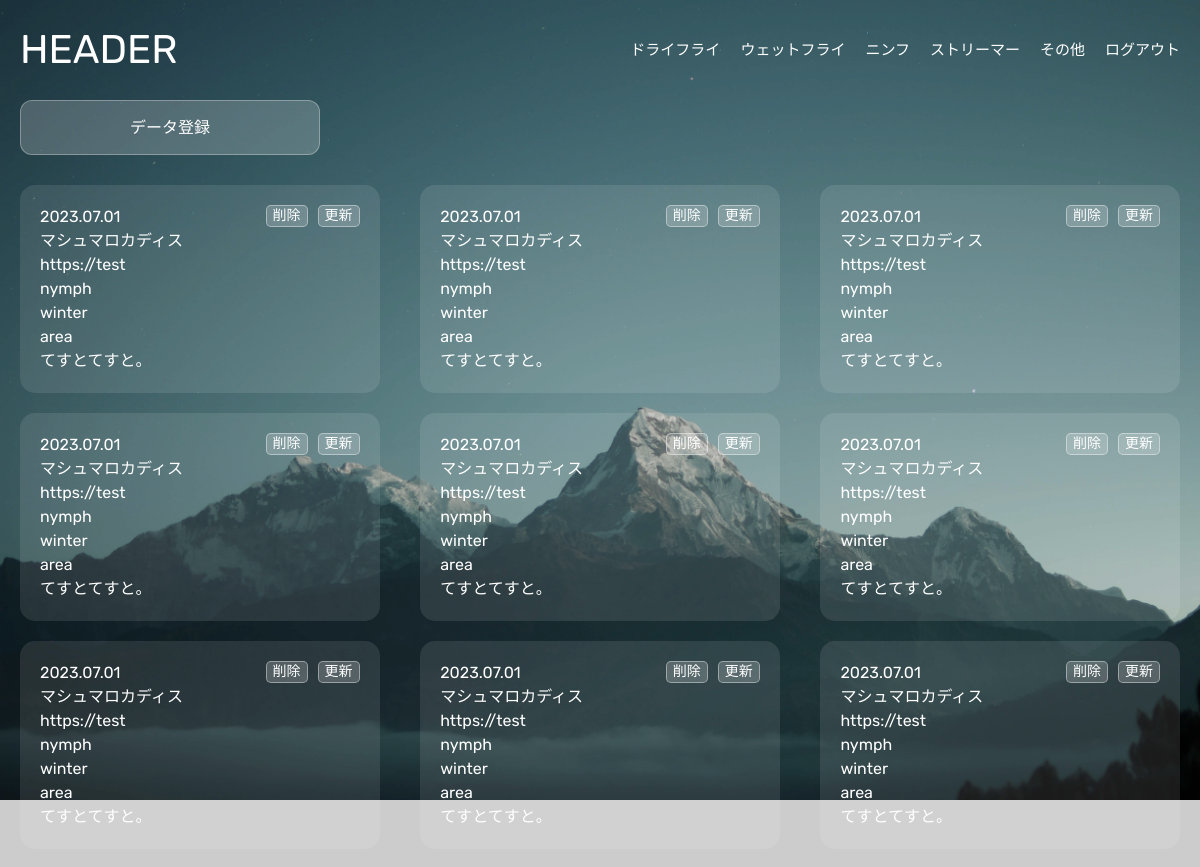
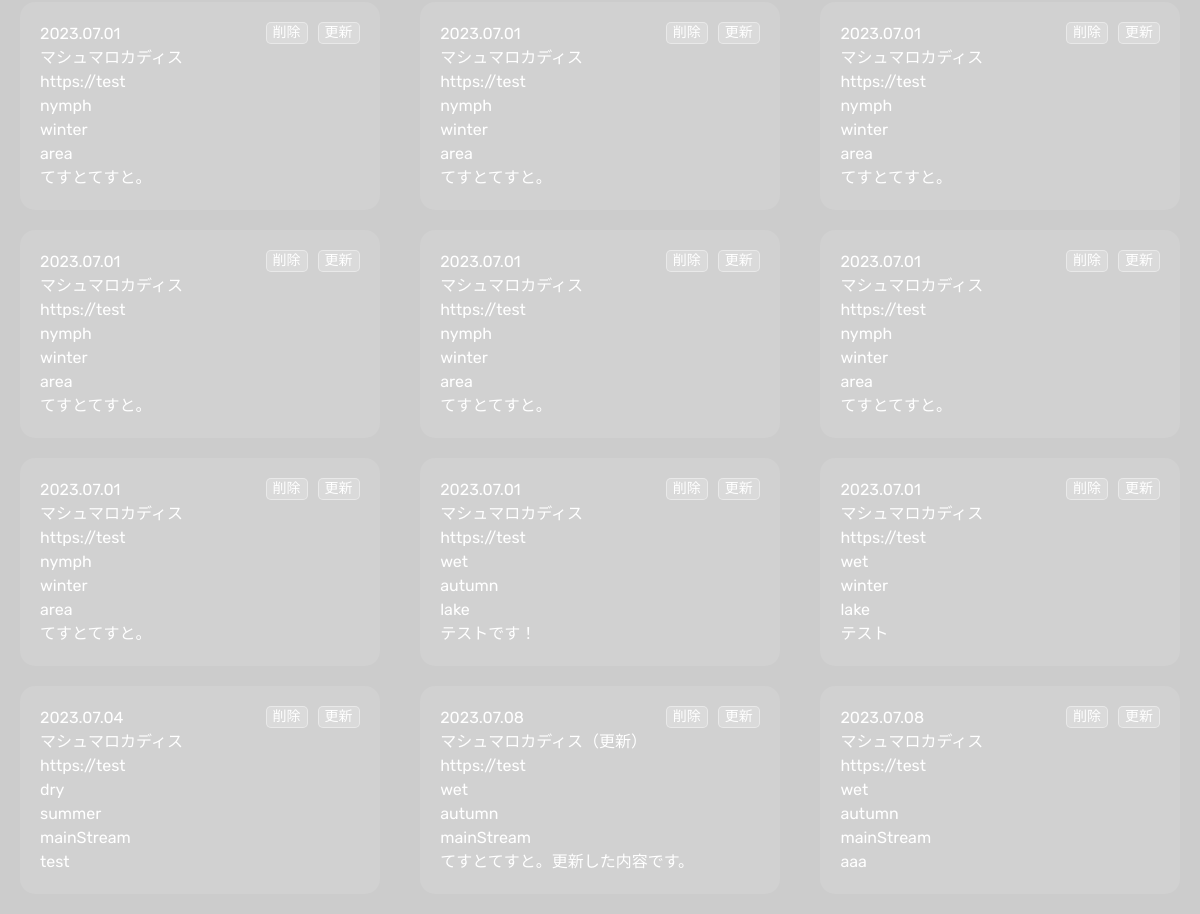
The app's page /select.php (signed in) with its own data (2 pictures, top to bottom).
### tables this page shows
CREATE TABLE `gs_bm_table` (
  `id` int(12) NOT NULL,
  `recipeName` varchar(64) NOT NULL,
  `recipeURL` text NOT NULL,
  `category` text NOT NULL,
  `season` text NOT NULL,
  `area` text NOT NULL,
  `comment` text NOT NULL,
  `date` datetime NOT NULL
);

### funcs.php (called while the page is built, shortened)
<?php
function h($str) {
    return htmlspecialchars($str, ENT_QUOTES, 'UTF-8');
}

### select.php (the view, shortened to what this page needs)
<?php
require_once('funcs.php');
$pdo = db_conn();
$stmt = $pdo->prepare('SELECT * FROM gs_bm_table');
$status = $stmt->execute();
$view = '';
if ($status == false) {
    sql_error($stmt);
}else{
  while( $result = $stmt->fetch(PDO::FETCH_ASSOC)){
    $view .= "<li class='item'>".
    "<div class='btn-list'>";
    if ($_SESSION['kanri_flg'] === 1){
      $view .= "<a class='delete-btn' href='delete.php?id=". $result['id'] ."'>削除</a>";
    }
    $view .= "<a class='detail-btn' href='detail.php?id=". $result['id'] ."'>更新</a>".
    "</div>".
    "<span class='value date'>". h(date('Y.m.d' ,strtotime($result['date']))) ."</span>".
    "<span class='value recipeName'>". h($result['recipeName']) ."</span>".
    "<span class='value recipeURL'>". h($result['recipeURL']) ."</span>".
    "<span class='value category'>". h($result['category']) ."</span>".
    "<span class='value season'>". h($result['season']) ."</span>".
    "<span class='value area'>". h($result['area']) ."</span>".
    "<span class='value comment'>". h($result['comment']) ."</span>".
    "</li>";
  }
}
?>
<!DOCTYPE html>
<html lang="ja">
<head>
<?php include "_head.php" ?>
</head>
<body id="main">
<div class="mountain-bg"></div>
<?php include "_header.php" ?>
<div class="select-wrap">
  <a class="top-btn" href="index.php">データ登録</a>
  <ul class="container list"><?= $view ?></ul>
</div>
</body>
</html>

### _head.php (shortened to what this page needs)
<link rel="stylesheet" href="./assets/css/reset.css">
<link rel="stylesheet" href="./assets/css/style.css">

### _header.php
<header class="gl-header">
  <a class="logo" href="/gs_code/geek-kadai10/index.php">HEADER</a>
  <div class="list">
    <a class="item" href="/gs_code/geek-kadai10/select.php">ドライフライ</a>
    <a class="item" href="">ウェットフライ</a>
    <a class="item" href="">ニンフ</a>
    <a class="item" href="">ストリーマー</a>
    <a class="item" href="">その他</a>
    <a class="item" href="/gs_code/geek-kadai10/logout.php">ログアウト</a>
  </div>
</header>

### assets/css/style.css (style rules this page uses)
body { position: relative; }
.mountain-bg { width: 100%; height: 100vh; background: url(../img/bg-img4.jpg) center / cover no-repeat; position: fixed; top: 0; left: 0; z-index: -1; }
.mountain-bg::after { content: ''; width: 100%; height: 100%; background-color: rgba(0, 0, 0, .2); position: fixed; top: 0; left: 0; z-index: -1; }
.gl-header { width: calc(100% - 40px); max-width: 1200px; height: 100px; margin: auto; display: flex; justify-content: space-between; align-items: center; color: #fff; }
.gl-header .logo { display: inline-block; text-decoration: none; font-size: 40px; line-height: 1; color: #fff; position: relative; overflow: hidden; }
.gl-header .logo::after { content: ''; width: 0%; height: 1px; background-color: rgba(255, 255, 255, .4); position: absolute; bottom: 0; left: 0; transition: width 300ms ease; }
.gl-header .list { display: flex; gap: 0 20px; }
.gl-header .item { display: block; text-decoration: none; font-size: 15px; color: #fff; position: relative; overflow: hidden; }
.gl-header .item::after { content: ''; width: 0%; height: 1px; background-color: rgba(255, 255, 255, .4); position: absolute; bottom: 0; left: 0; transition: width 300ms ease; }
.select-wrap { width: calc(100% - 40px); max-width: 1200px; margin: auto; }
.select-wrap .top-btn { display: flex; justify-content: center; align-items: center; text-decoration: none; width: 300px; height: 55px; font-size: 16px; line-height: 1; color: #fff; background-color: rgba(255, 255, 255, .2); border: solid 1px rgba(255, 255, 255, .3); border-radius: 12px; margin: 0 0 30px; cursor: pointer; transition: background-color 200ms ease, border 200ms ease; }
.select-wrap .btn-list { display: flex; justify-content: flex-end; gap: 0 10px; position: absolute; top: 20px; right: 20px; }
.select-wrap .delete-btn, .select-wrap .detail-btn { text-decoration: none; color: #fff; font-size: 14px; line-height: 1; padding: 3px 6px; background-color: rgba(255, 255, 255, .2); border: solid 1px rgba(255, 255, 255, .4); border-radius: 5px; transition: background-color 200ms ease; }
.select-wrap .list { width: 100%; display: flex; justify-content: space-between; align-items: stretch; flex-wrap: wrap; gap: 20px 3.5%; }
.select-wrap .list::after { content: ''; width: 31%; }
.select-wrap .item { width: 31%; padding: 20px; display: flex; flex-direction: column; background-color: rgba(255, 255, 255, .1); border-radius: 15px; box-sizing: border-box; transition: background-color 400ms ease; color: #fff; position: relative; }

### records on screen
gs_bm_table: date "2023.07.01", recipeName "マシュマロカディス", recipeURL "https://test", category "nymph", season "winter", area "area", comment "てすとてすと。"
gs_bm_table: date "2023.07.01", recipeName "マシュマロカディス", recipeURL "https://test", category "nymph", season "winter", area "area", comment "てすとてすと。"
gs_bm_table: date "2023.07.01", recipeName "マシュマロカディス", recipeURL "https://test", category "nymph", season "winter", area "area", comment "てすとてすと。"
gs_bm_table: date "2023.07.01", recipeName "マシュマロカディス", recipeURL "https://test", category "nymph", season "winter", area "area", comment "てすとてすと。"
gs_bm_table: date "2023.07.01", recipeName "マシュマロカディス", recipeURL "https://test", category "nymph", season "winter", area "area", comment "てすとてすと。"
gs_bm_table: date "2023.07.01", recipeName "マシュマロカディス", recipeURL "https://test", category "nymph", season "winter", area "area", comment "てすとてすと。"
gs_bm_table: date "2023.07.01", recipeName "マシュマロカディス", recipeURL "https://test", category "nymph", season "winter", area "area", comment "てすとてすと。"
gs_bm_table: date "2023.07.01", recipeName "マシュマロカディス", recipeURL "https://test", category "nymph", season "winter", area "area", comment "てすとてすと。"
gs_bm_table: date "2023.07.01", recipeName "マシュマロカディス", recipeURL "https://test", category "nymph", season "winter", area "area", comment "てすとてすと。"
gs_bm_table: date "2023.07.01", recipeName "マシュマロカディス", recipeURL "https://test", category "nymph", season "winter", area "area", comment "てすとてすと。"
gs_bm_table: date "2023.07.01", recipeName "マシュマロカディス", recipeURL "https://test", category "nymph", season "winter", area "area", comment "てすとてすと。"
gs_bm_table: date "2023.07.01", recipeName "マシュマロカディス", recipeURL "https://test", category "nymph", season "winter", area "area", comment "てすとてすと。"
gs_bm_table: date "2023.07.01", recipeName "マシュマロカディス", recipeURL "https://test", category "nymph", season "winter", area "area", comment "てすとてすと。"
gs_bm_table: date "2023.07.01", recipeName "マシュマロカディス", recipeURL "https://test", category "nymph", season "winter", area "area", comment "てすとてすと。"
gs_bm_table: date "2023.07.01", recipeName "マシュマロカディス", recipeURL "https://test", category "nymph", season "winter", area "area", comment "てすとてすと。"
gs_bm_table: date "2023.07.01", recipeName "マシュマロカディス", recipeURL "https://test", category "nymph", season "winter", area "area", comment "てすとてすと。"
gs_bm_table: date "2023.07.01", recipeName "マシュマロカディス", recipeURL "https://test", category "wet", season "autumn", area "lake", comment "テストです！"
gs_bm_table: date "2023.07.01", recipeName "マシュマロカディス", recipeURL "https://test", category "wet", season "winter", area "lake", comment "テスト"
gs_bm_table: date "2023.07.04", recipeName "マシュマロカディス", recipeURL "https://test", category "dry", season "summer", area "mainStream", comment "test"
gs_bm_table: date "2023.07.08", recipeName "マシュマロカディス（更新）", recipeURL "https://test", category "wet", season "autumn", area "mainStream", comment "てすとてすと。更新した内容です。"
gs_bm_table: date "2023.07.08", recipeName "マシュマロカディス", recipeURL "https://test", category "wet", season "autumn", area "mainStream", comment "aaa"
